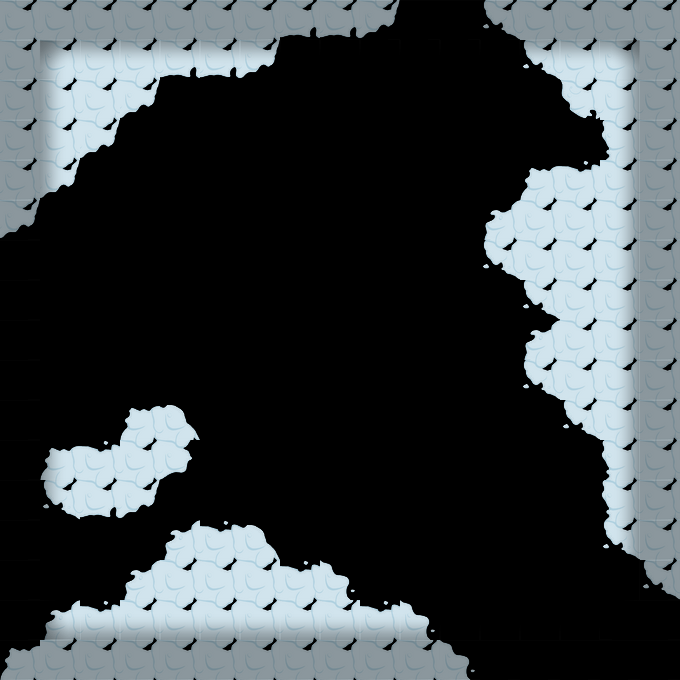

This game map was drawn from its Tiled (.tmx) file and the tilesets committed beside it. A one-line description and the trimmed map source follow:
An orthogonal 17x17 tile map with 40x40 px tiles, 2 tile layers (块层 1, 块层 2).

<map version="1.0" orientation="orthogonal" width="17" height="17" tilewidth="40" tileheight="40">
 <tileset firstgid="1" name="bcmap_skin" tilewidth="40" tileheight="40">
  <image source="bcmap_skin.png" width="200" height="280" />
 </tileset>
 <layer name="块层 1" width="17" height="17">
  <data>[289 cells, 117 non-empty, 15 distinct tile ids]</data>
 </layer>
 <layer name="块层 2" width="17" height="17">
  <data>[289 cells, 120 non-empty, 9 distinct tile ids]</data>
 </layer>
</map>
